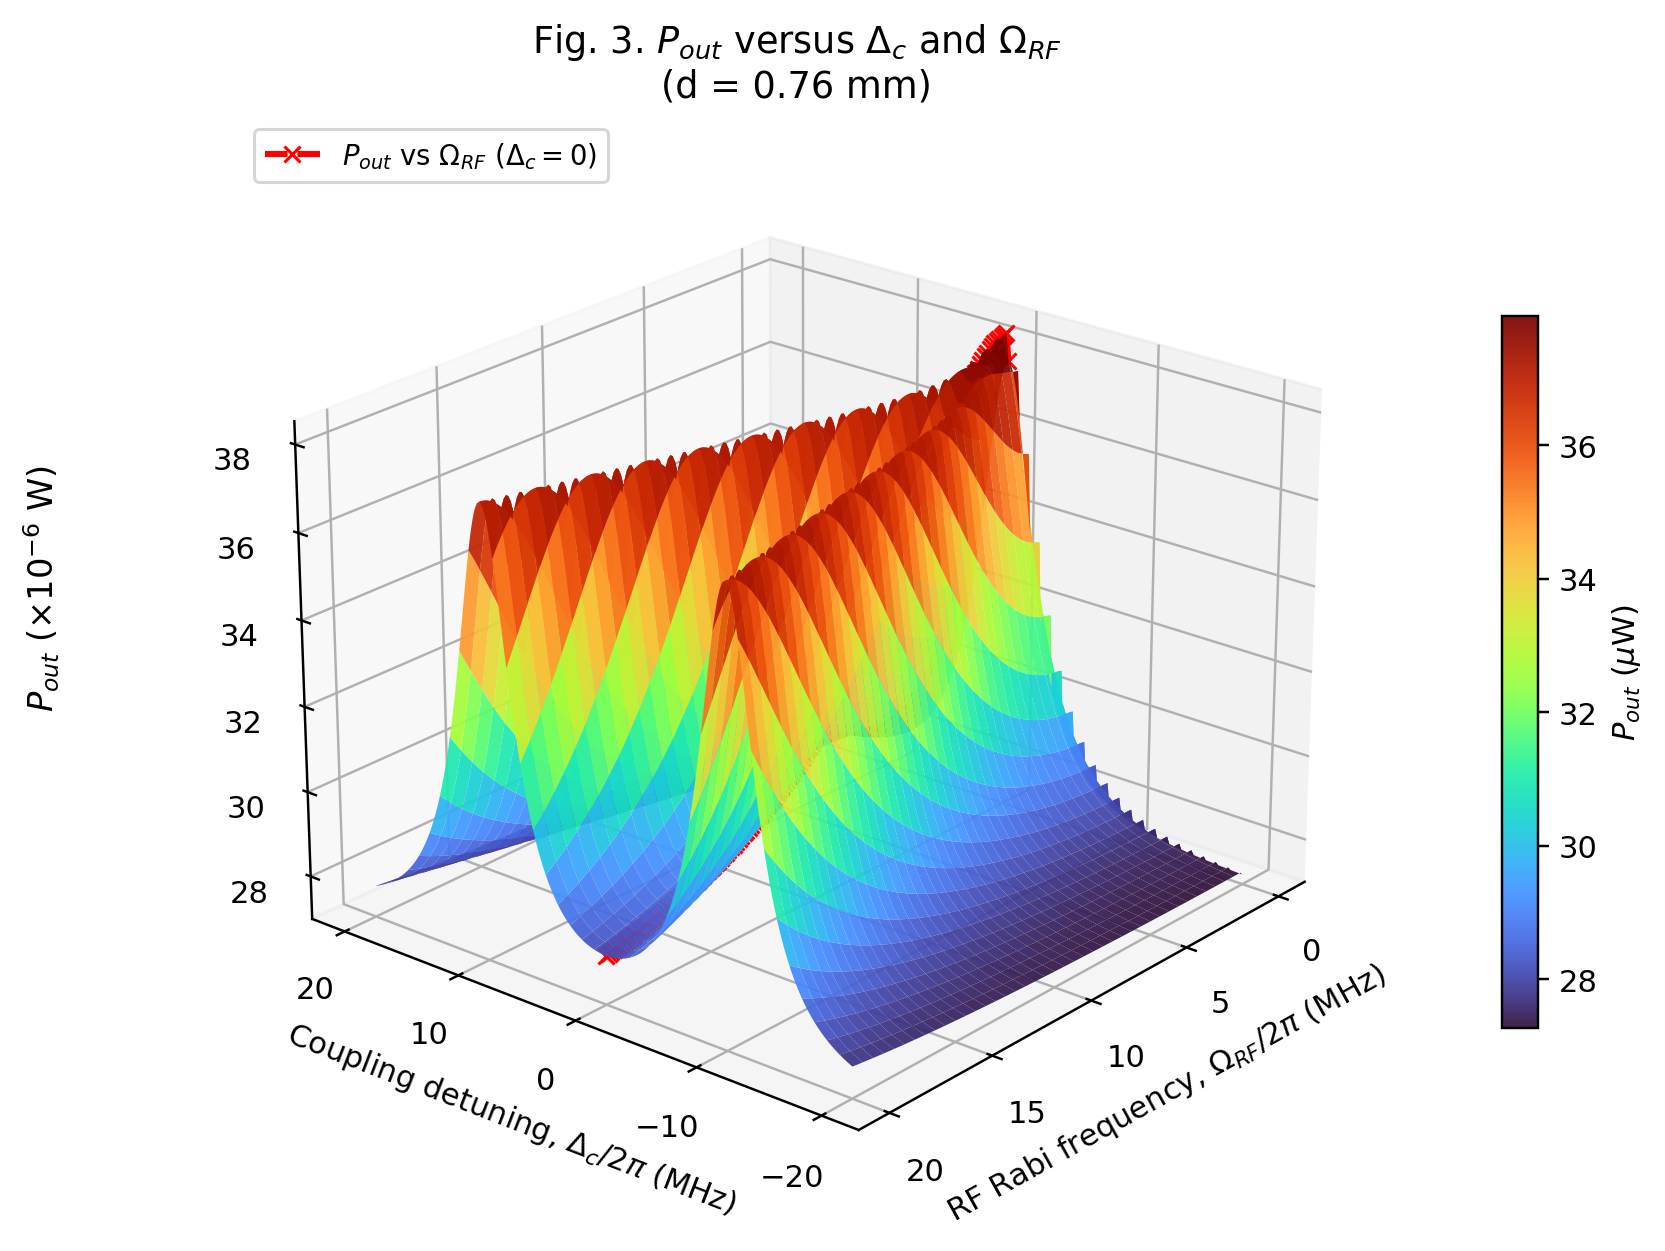

Source code (Python):
# ============================================================
# FIG. 3 -- 3D SURFACE, PAPER-STYLE VIEWING ANGLE
#
# Same real data as fig3_hamiltonian_qutip.py's own 3D plot
# (loaded from the already-computed fig3_quantum_response.npz --
# NO new QuTiP solve, just a camera-angle change to match the
# paper's own layout: Pout axis on the left, Delta_c receding on
# the left, Omega_RF receding on the right -- matching the
# user-supplied screenshot of the paper's actual Fig.3).
# ============================================================

from pathlib import Path

import numpy as np
import matplotlib.pyplot as plt

OUTPUT_DIR = Path(__file__).resolve().parent
data = np.load(OUTPUT_DIR / "fig3_quantum_response.npz")

delta_c_mhz = data["delta_c_mhz"]
omega_rf_mhz = data["omega_rf_mhz"]
Pout_surface = data["Pout_surface"]

X, Y = np.meshgrid(delta_c_mhz, omega_rf_mhz)
Z = Pout_surface / 1e-6

dc0 = np.argmin(np.abs(delta_c_mhz))

fig = plt.figure(figsize=(9, 7))
ax = fig.add_subplot(111, projection="3d")
surf = ax.plot_surface(X, Y, Z, cmap="turbo", linewidth=0, antialiased=True, alpha=0.93)
ax.plot(
    np.full_like(omega_rf_mhz, delta_c_mhz[dc0]), omega_rf_mhz, Z[:, dc0],
    color="red", linestyle="--", linewidth=2, marker="x", markersize=5,
    label=r"$P_{out}$ vs $\Omega_{RF}$ ($\Delta_c=0$)"
)

ax.set_xlabel(r"Coupling detuning, $\Delta_c/2\pi$ (MHz)")
ax.set_ylabel(r"RF Rabi frequency, $\Omega_{RF}/2\pi$ (MHz)")
ax.set_zlabel("")  # set_zlabel gets clipped with the juggled axis pane -- use fig.text instead
ax.set_title(r"Fig. 3. $P_{out}$ versus $\Delta_c$ and $\Omega_{RF}$" "\n(d = 0.76 mm)")
ax.set_xticks(np.arange(-20, 21, 10))   # Delta_c axis: 10MHz steps, matches paper's own ticks
ax.set_yticks(np.arange(0, 21, 5))   # RF axis: 5MHz steps instead of 2.5MHz (less cluttered)
ax.view_init(elev=23, azim=-230)   # slightly adjusted tilt
ax.zaxis._axinfo['juggled'] = (1, 2, 0)   # force the z (Pout) axis pane onto the left side
fig.colorbar(surf, ax=ax, shrink=0.6, pad=0.1, label=r"$P_{out}$ ($\mu$W)")
ax.legend(fontsize=9, loc="upper left")
fig.subplots_adjust(left=0.15)
fig.text(0.04, 0.55, r"$P_{out}$ ($\times10^{-6}$ W)", rotation=90, va="center", fontsize=11)
fig.savefig(OUTPUT_DIR / "fig3_pout_surface_paperstyle.png", dpi=220, bbox_inches="tight")
plt.close(fig)
print("Saved: fig3_pout_surface_paperstyle.png")
